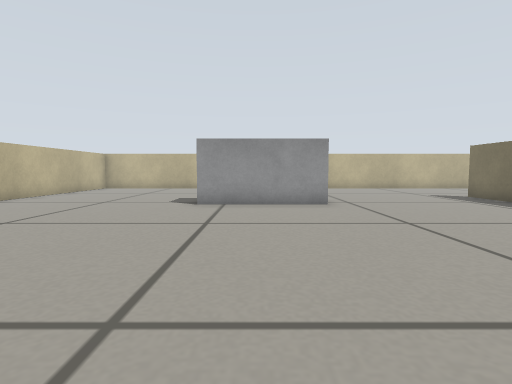
view 1 (above)

18 first-person views from a walk through a Gazebo world. The camera is 0.26 m above the floor, tilts 4° down and sees 80° across. The floor is counted in squares, 0.25 m on a side. Each view is taken from the middle of a square. On the plan, view 1 faces up. The plan holds only what a view shows up to about 12 squares ahead; the rest is blank.

view 2
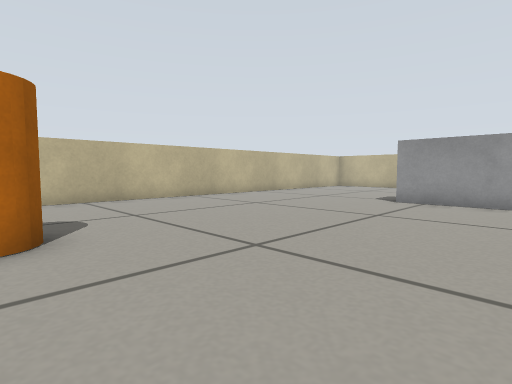

view 3
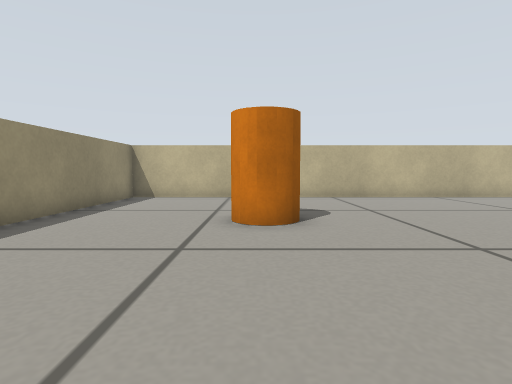

view 4
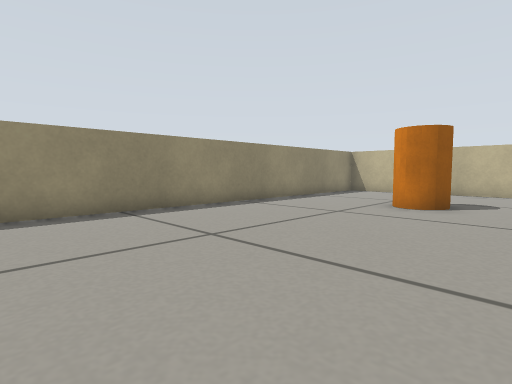

view 5
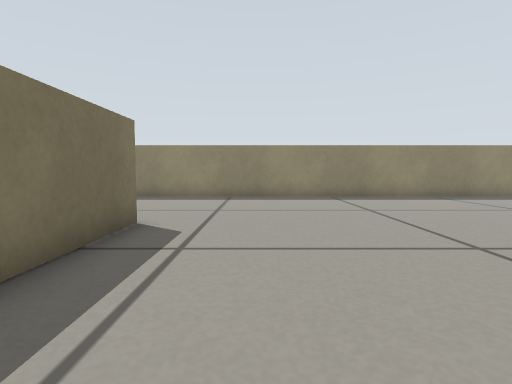

view 6
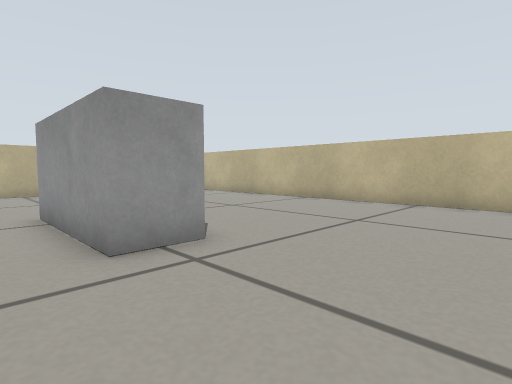

view 7
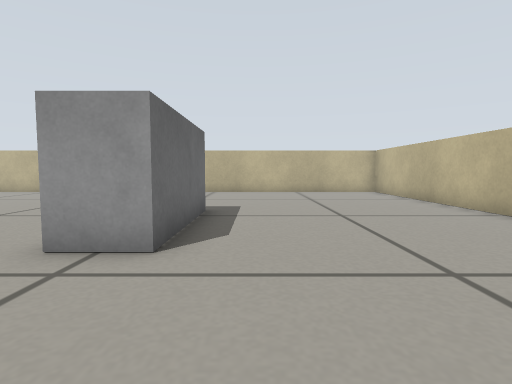

view 8
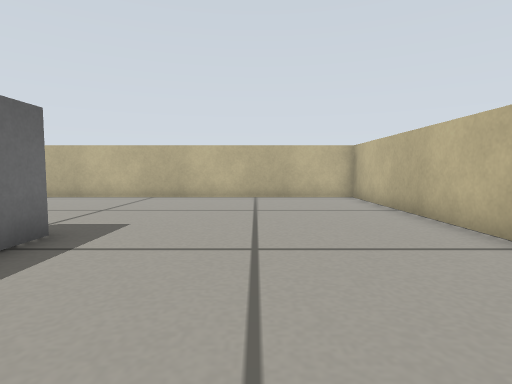

view 9
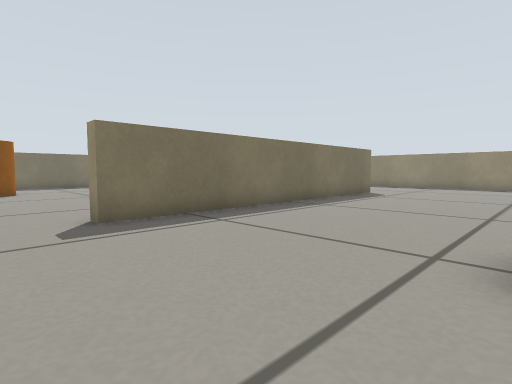

view 10
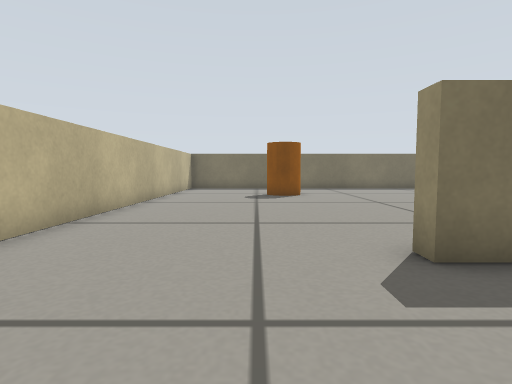

view 11
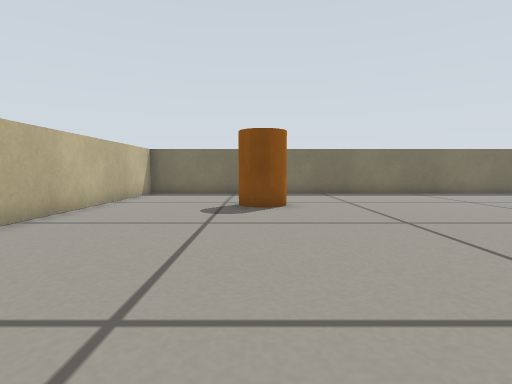

view 12
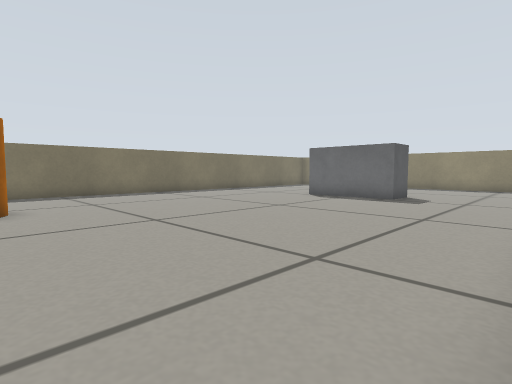

view 13
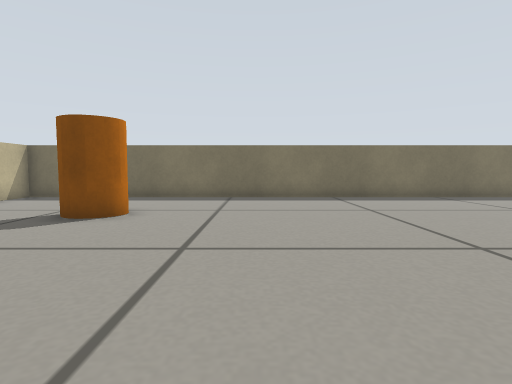

view 14
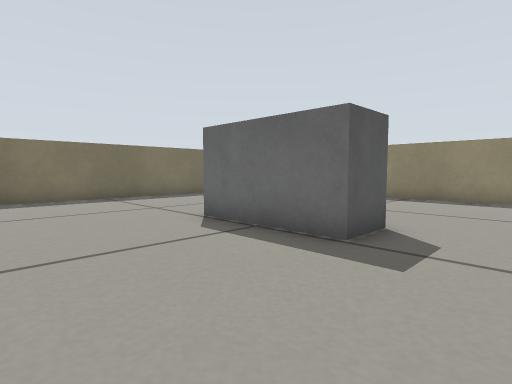

view 15
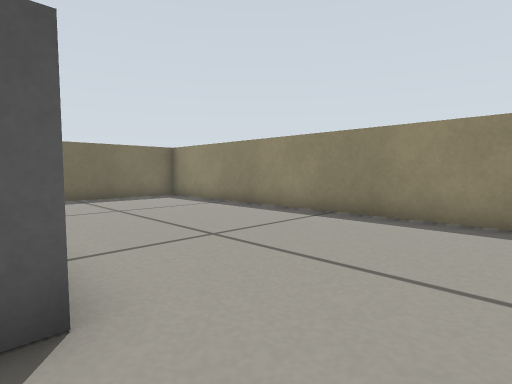

view 16
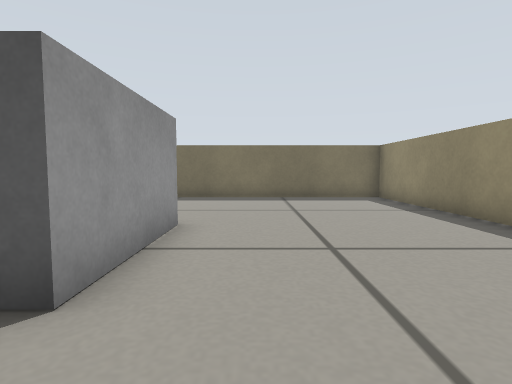

view 17
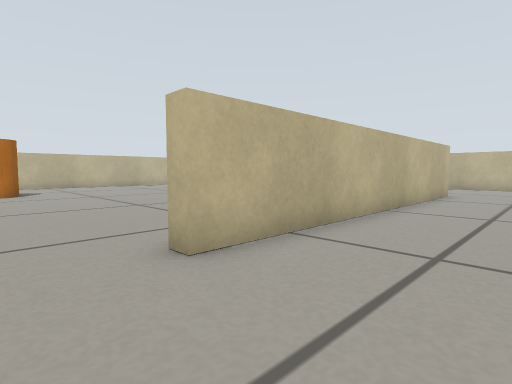

view 18
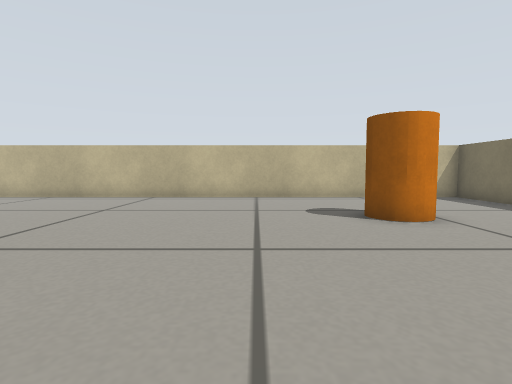

### Floor plan
Key: @ floor where view 1 was taken; # wall or solid block; . floor; B grey box; C orange cylinder.
Columns run from 9 left of view 1 to 23 right of it. Each row starts with its distance up from view 1.
 18 #################################
 17 #...............................#
 16 #...............................#
 15 #...............................#
 14 #...............................#
 13 #..........................CC...#
 12 #................##........CC...#
 11 #.......BBBB.....##.............#
 10 #......B   B.....##.............#
  9 #.......BBBB.....##.............#
  8 #................##.............#
  7 #................##.............#
  6 #................##.............#
  5 #................##.............#
  4 #................##.............#
  3 #................##.............#
  2 #................##...BBBBB.....#
  1 #................##...BB  B.....#
  0 #....CC..@.......##....BBB......#
 -1 #..  CC.........................#
 -2 #...............................#
 -3 #...............................#
 -4 #...............................#
 -5 #...............................#
 -6 #################################

Where each view was taken, in squares from view 1:
view 1: 0 up, 0 right, facing up
view 2: 1 down, 2 right, facing up-left
view 3: 1 down, 3 right, facing left
view 4: 2 up, 6 right, facing down-left
view 5: 6 up, 6 right, facing down
view 6: 8 up, 6 right, facing up-left
view 7: 12 up, 6 right, facing left
view 8: 14 up, 3 right, facing left
view 9: 14 up, 2 right, facing down-right
view 10: 14 up, 5 right, facing right
view 11: 13 up, 9 right, facing right
view 12: 13 up, 9 right, facing down-right
view 13: 9 up, 11 right, facing right
view 14: 6 up, 11 right, facing down-right
view 15: 1 up, 11 right, facing down-right
view 16: 1 down, 11 right, facing right
view 17: 2 down, 12 right, facing up-left
view 18: 6 up, 15 right, facing up
